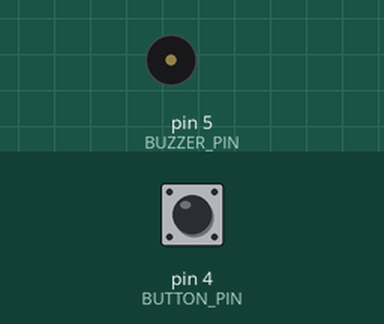
This sketch was run on a simulated Arduino Uno, built with avr-gcc and run on an emulated ATmega328P. On the bench: buzzer (waves = sounding). Inputs (shaded band) come from the test bench; at power-on: pin 4 (BUTTON_PIN) HIGH. What the sketch prints to the serial monitor is not drawn.

Above: at 4.2 s.
4.3 s: pin 4 (BUTTON_PIN) pulled LOW for 0.15 s
At 4.58 s:
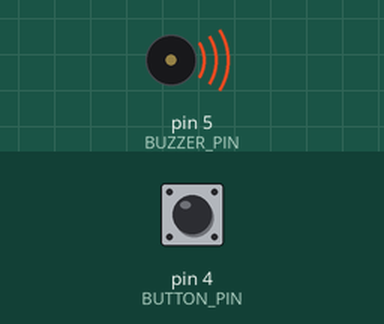
Timing chart, 0 to 7.3 s (numbered marks = the images above; inputs shaded):
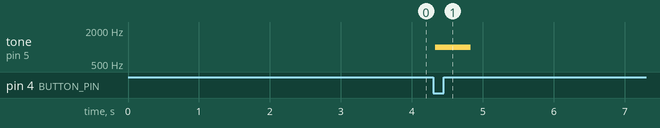

The sketch:

Button_Buzzer_Test.ino
```cpp
// Button and Buzzer Test - ESP8266MOD ESP-12E
// Test the corrected pin configuration

// Pin definitions (ESP8266MOD ESP-12E) - CONFLICT-FREE
#define BUTTON_PIN 4    // D2 = GPIO4 (safe pin with pullup)
#define BUZZER_PIN 5    // D1 = GPIO5 (safe pin, not GPIO15)

void setup() {
  Serial.begin(115200);
  delay(3000);

  Serial.println("Button and Buzzer Test - ESP8266MOD ESP-12E");
  Serial.println("===========================================");
  Serial.println("Pin Configuration:");
  Serial.println("Button: D2 (GPIO4) with internal pullup");
  Serial.println("Buzzer: D1 (GPIO5) - safe pin");
  Serial.println("===========================================");

  // Initialize pins
  pinMode(BUTTON_PIN, INPUT_PULLUP);  // Enable internal pullup
  pinMode(BUZZER_PIN, OUTPUT);

  Serial.println("Button and buzzer initialized!");
  Serial.println("");
  Serial.println("Instructions:");
  Serial.println("1. Press and hold button for 5 seconds to test long press");
  Serial.println("2. Quick press to test short press");
  Serial.println("3. Double click to test double click detection");
  Serial.println("");
  Serial.println("Starting test...");
}

void loop() {
  // Read button state
  int buttonState = digitalRead(BUTTON_PIN);

  // Button is pressed when LOW (due to pullup)
  if (buttonState == LOW) {
    Serial.println("🔘 Button PRESSED!");

    // Test buzzer when button is pressed
    Serial.println("🔊 Testing buzzer...");
    tone(BUZZER_PIN, 1000, 500);  // 1000Hz for 500ms
    delay(600);

    // Wait for button release
    while (digitalRead(BUTTON_PIN) == LOW) {
      delay(50);
    }

    Serial.println("🔘 Button RELEASED!");
    delay(200);  // Debounce
  }

  // Small delay for stability
  delay(50);
}
```

Measured:
- after the input at 4.3 s, tone on pin 5 (BUZZER_PIN): silent → 1000 Hz at once, → silent 0.50 s later
